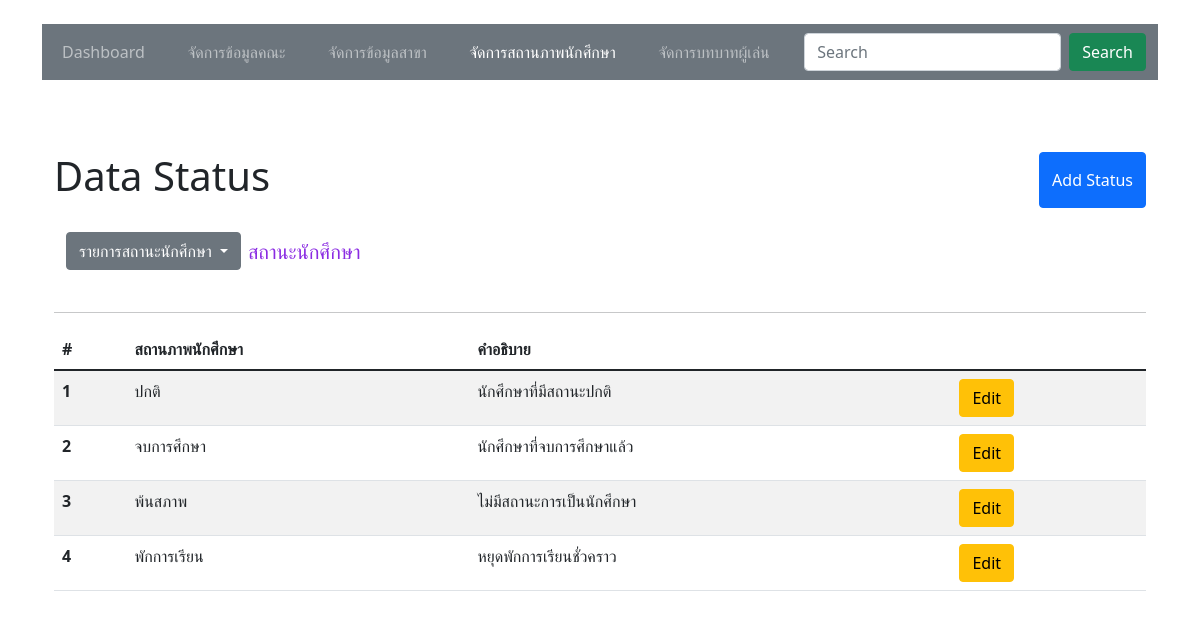
Screenshot of /statusPage.php with the database file from the repository.
### tables this page shows
CREATE TABLE `st_status` (
  `statusId` int(11) NOT NULL,
  `status` varchar(255) NOT NULL,
  `description` varchar(255) DEFAULT NULL
);

### statusPage.php (the view, shortened to what this page needs)
<?php
require_once 'config/connect.php';
$status = $conn->query("SELECT * FROM st_status ORDER BY statusId ASC");
$status->execute();
$stmtStatus = $status->fetchAll();
?>
<!DOCTYPE html>
<html lang="en">
<head>
    <link href="https://cdn.jsdelivr.net/npm/bootstrap@5.1.3/dist/css/bootstrap.min.css" rel="stylesheet">
    <link rel="stylesheet" href="https://cdn.datatables.net/1.11.5/css/jquery.dataTables.min.css">
</head>
<body>
    <div class="container mt-4 mb-4">
        <nav class="navbar navbar-expand-lg navbar-dark bg-secondary">
            <div class="container-fluid">
                <ul class="navbar-nav mb-2 mb-lg-0">
                    <li class="nav-item fw-normal">
                        <a class="nav-link" aria-current="page" href="dashboard.php">Dashboard</a>
                    </li>
                </ul>
                <ul class="navbar-nav mb-2 mb-lg-0">
                    <li class="nav-item fw-normal">
                        <a class="nav-link" href="facultyPage.php">จัดการข้อมูลคณะ</a>
                    </li>
                </ul>
                <ul class="navbar-nav mb-2 mb-lg-0">
                    <li class="nav-item fw-normal">
                        <a class="nav-link" href="majorPage.php">จัดการข้อมูลสาขา</a>
                    </li>
                </ul>
                <ul class="navbar-nav mb-2 mb-lg-0">
                    <li class="nav-item fw-normal">
                        <a class="nav-link active" href="statusPage.php">จัดการสถานภาพนักศึกษา</a>
                    </li>
                </ul>
                <ul class="navbar-nav mb-2 mb-lg-0">
                    <li class="nav-item fw-normal">
                        <a class="nav-link" href="rolePage.php">จัดการบทบาทผู้เล่น</a>
                    </li>
                </ul>
                <ul class="navbar-nav mb-2 mb-lg-0">
                    <form class="d-flex">
                        <input class="form-control me-2" type="search" placeholder="Search" aria-label="Search">
                        <button class="btn btn-success" type="submit">Search</button>
                    </form>
                </ul>
            </div>
        </nav>
        <br>
    </div>
    <div class="container-sm">
        <div class="container mt-5">
            <div class="row">
                <div class="col-md-6">
                    <h1>Data Status</h1>
                </div>
                <div class="col-md-6 d-flex justify-content-end">
                    <button type="button" class="btn btn-primary" data-bs-toggle="modal" data-bs-target="#userModal">Add Status</button>
                </div>
            </div>
            <br>
            <div class="container">
                <div class="row">
                    <div class="col-md-2">
                        <div class="dropdown">
                            <button class="btn btn-secondary dropdown-toggle" type="button" id="dropdownMenuButton1" data-bs-toggle="dropdown" aria-expanded="false">
                                รายการสถานะนักศึกษา
                            </button>
                        </div>
                    </div>
                    <div class="col-md-2 mt-2 text-left" style="color:blueviolet;">
                        <h5>สถานะนักศึกษา</h5>
                    </div>
                </div>
            </div>
            <br>
            <hr>
            <table class="table table-striped">
                <thead>
                    <tr>
                        <th scope="col">#</th>
                        <th scope="col">สถานภาพนักศึกษา</th>
                        <th scope="col">คำอธิบาย</th>
                    </tr>
                </thead>
                <tbody>
                    <?php
                    $sql = $conn->query("SELECT * FROM st_status");
                    $sql->execute();
                    $data = $sql->fetchAll();
                    if (!$data) {
                        echo "<tr><td colspan='3' class='text-center'>No Data found</td></tr>";
                    } else {
                        foreach ($data as $sta) {
                    ?>
                            <tr>
                                <th scope="row"><?= $sta['statusId']; ?></th>
                                <td><?= $sta['status']; ?></td>
                                <td><?= $sta['description']; ?></td>
                                <td>
                                    <a href="editStatus.php?statusId=<?= $sta['statusId']; ?>" class="btn btn-warning">Edit</a>
                                </td>
                            </tr>
                    <?php }
                    } ?>
                </tbody>
            </table>
        </div>
</body>
</html>

### rows the page displays
st_status: statusId "1", status "ปกติ", description "นักศึกษาที่มีสถานะปกติ"
st_status: statusId "2", status "จบการศึกษา", description "นักศึกษาที่จบการศึกษาแล้ว"
st_status: statusId "3", status "พ้นสภาพ", description "ไม่มีสถานะการเป็นนักศึกษา"
st_status: statusId "4", status "พักการเรียน", description "หยุดพักการเรียนชั่วคราว"
